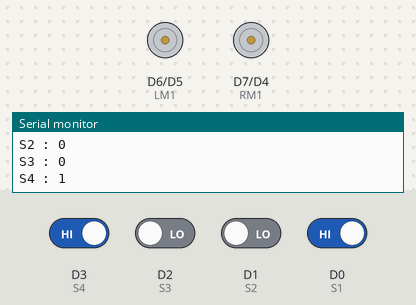
Bench run of a sketch on a simulated ESP8266 (NodeMCU). On the bench: motor-driver pin pairs drawn as motors (green arrow = first pin HIGH = forward, orange = second pin HIGH = backward, longer = more drive), the last lines printed to the serial monitor. The test bench sets the inputs (shaded band); at power-on: D0 (S1), D3 (S4) HIGH, D1 (S2), D2 (S3) LOW.

Above: at 1.3 s.
1.4 s: D3 (S4) driven LOW
At 2.4 s:
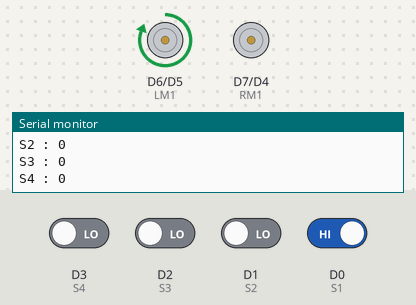
3.0 s: D3 (S4) driven HIGH and D0 (S1) driven LOW
At 3.6 s:
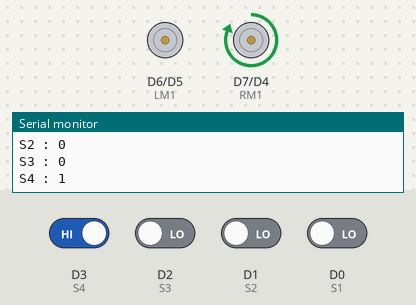
4.5 s: D3 (S4) driven LOW and D2 (S3) driven HIGH
At 4.8 s:
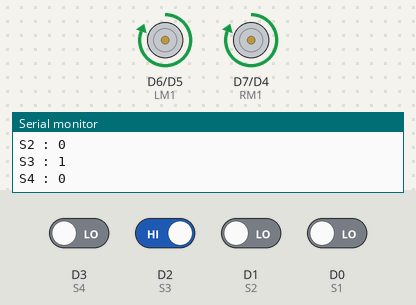
6.0 s: D3 (S4) driven HIGH
At 7.2 s:
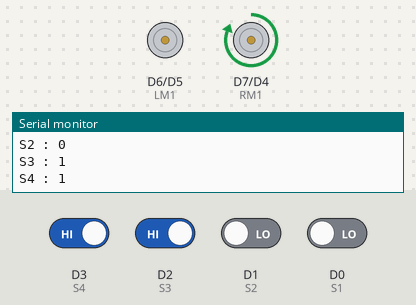
7.5 s: D0 (S1) driven HIGH
At 8.3 s:
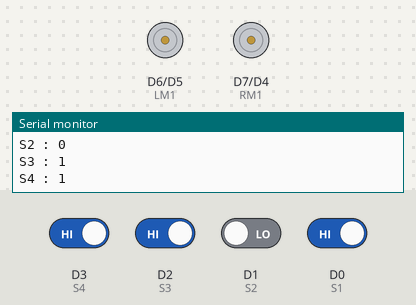
9.5 s: D0 (S1) driven LOW
At 9.9 s:
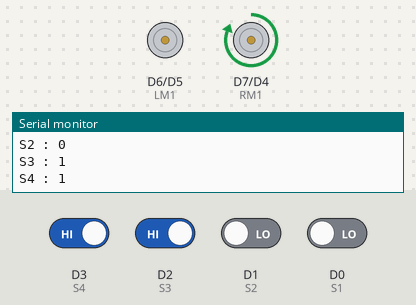
Timing chart, 0 to 12.0 s (numbered marks = the images above; inputs shaded):
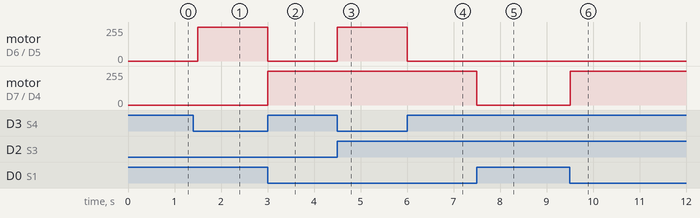

Measured:
- after the input at 1.4 s, motor on D6 (LM1) / D5 (LM2): stopped → forward 255/255 after 0.10 s
- after the input at 3.0 s, motor on D6 (LM1) / D5 (LM2): forward 255/255 → stopped at once; motor on D7 (RM1) / D4 (RM2): stopped → forward 255/255 at once
- after the input at 4.5 s, motor on D6 (LM1) / D5 (LM2): stopped → forward 255/255 at once
- after the input at 6.0 s, motor on D6 (LM1) / D5 (LM2): forward 255/255 → stopped at once
- after the input at 7.5 s, motor on D7 (RM1) / D4 (RM2): forward 255/255 → stopped at once
- after the input at 9.5 s, motor on D7 (RM1) / D4 (RM2): stopped → forward 255/255 at once

The sketch:

sketch_may10a.ino
```cpp
#define S1 D0 // right most sensor
#define S2 D1
#define S3 D2
#define S4 D3 // left most sensor
#define LM2 D5 //left motor +
#define LM1 D6 //left motor -
#define RM1 D7 //right motor +
#define RM2 D4 //right motor -
// 1 -- black  , 0 -- white
void setup() {
  pinMode(S1,INPUT);
  pinMode(S2,INPUT);
  pinMode(S3,INPUT);
  pinMode(S4,INPUT);
  pinMode(LM1,OUTPUT);
  pinMode(LM2,OUTPUT);
  pinMode(RM1,OUTPUT);
  pinMode(RM2,OUTPUT);
  Serial.begin(9600);
}

void loop() {
  // put your main code here, to run repeatedly:
  Serial.print("S1 : ");
  Serial.println(digitalRead(S1));
  Serial.print("S2 : ");
  Serial.println(digitalRead(S2));
  Serial.print("S3 : ");
  Serial.println(digitalRead(S3));
  Serial.print("S4 : ");
  Serial.println(digitalRead(S4));
  delay(500);

if(digitalRead(S1) == 0 && digitalRead(S4) == 0  && (digitalRead(S2) == 1 || digitalRead(S3) == 1 )){
Serial.println("Forward");
digitalWrite(LM1,HIGH);
  digitalWrite(LM2,LOW);
  digitalWrite(RM1,HIGH);
  digitalWrite(RM2,LOW);
}
else if(digitalRead(S1) == 1 && digitalRead(S4) == 1  && (digitalRead(S2) == 1 || digitalRead(S3) == 1)){
    Serial.println("Stop");
    digitalWrite(LM1,LOW);
  digitalWrite(LM2,LOW);
  digitalWrite(RM1,LOW);
  digitalWrite(RM2,LOW);
  }
else if(digitalRead(S1) == 0 && digitalRead(S4)==1){
    Serial.println("TurnLeft");
    digitalWrite(LM1,LOW);
  digitalWrite(LM2,LOW);
  digitalWrite(RM1,HIGH);
  digitalWrite(RM2,LOW);
  }
  else if(digitalRead(S4) == 0 && digitalRead(S1)==1){
    Serial.println("TurnRight");
  digitalWrite(LM1,HIGH);
  digitalWrite(LM2,LOW);
  digitalWrite(RM1,LOW);
  digitalWrite(RM2,LOW);
  }

}
```
